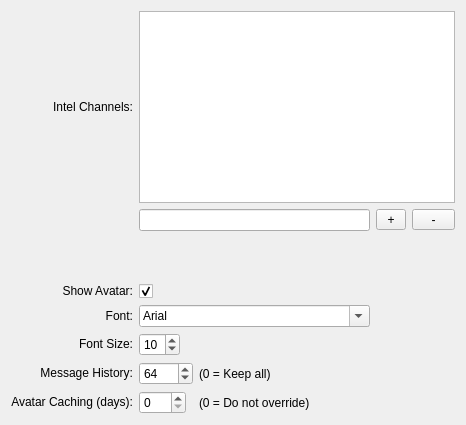
     <widget class="QWidget" name="tabMessages">
      <attribute name="title">
       <string>Messages</string>
      </attribute>
      <layout class="QGridLayout" name="gridLayout_5">
       <item row="5" column="1">
        <widget class="QSpinBox" name="fontSpinBox">
         <property name="sizePolicy">
          <sizepolicy hsizetype="Fixed" vsizetype="Fixed">
           <horstretch>0</horstretch>
           <verstretch>0</verstretch>
          </sizepolicy>
         </property>
         <property name="minimum">
          <number>5</number>
         </property>
         <property name="value">
          <number>10</number>
         </property>
        </widget>
       </item>
       <item row="6" column="1">
        <widget class="QSpinBox" name="historySpinBox">
         <property name="sizePolicy">
          <sizepolicy hsizetype="Fixed" vsizetype="Fixed">
           <horstretch>0</horstretch>
           <verstretch>0</verstretch>
          </sizepolicy>
         </property>
         <property name="maximum">
          <number>9999</number>
         </property>
         <property name="value">
          <number>64</number>
         </property>
        </widget>
       </item>
       <item row="0" column="0">
        <widget class="QLabel" name="label_30">
         <property name="sizePolicy">
          <sizepolicy hsizetype="Expanding" vsizetype="Fixed">
           <horstretch>0</horstretch>
           <verstretch>0</verstretch>
          </sizepolicy>
         </property>
         <property name="text">
          <string>Intel Channels:</string>
         </property>
         <property name="alignment">
          <set>Qt::AlignRight|Qt::AlignTrailing|Qt::AlignVCenter</set>
         </property>
        </widget>
       </item>
       <item row="7" column="1">
        <widget class="QSpinBox" name="avatarBox">
         <property name="sizePolicy">
          <sizepolicy hsizetype="Fixed" vsizetype="Fixed">
           <horstretch>0</horstretch>
           <verstretch>0</verstretch>
          </sizepolicy>
         </property>
         <property name="maximum">
          <number>365</number>
         </property>
        </widget>
       </item>
       <item row="5" column="0">
        <widget class="QLabel" name="labelFontSize">
         <property name="sizePolicy">
          <sizepolicy hsizetype="Expanding" vsizetype="Fixed">
           <horstretch>0</horstretch>
           <verstretch>0</verstretch>
          </sizepolicy>
         </property>
         <property name="text">
          <string>Font Size:</string>
         </property>
         <property name="alignment">
          <set>Qt::AlignRight|Qt::AlignTrailing|Qt::AlignVCenter</set>
         </property>
        </widget>
       </item>
       <item row="7" column="0">
        <widget class="QLabel" name="label_8">
         <property name="sizePolicy">
          <sizepolicy hsizetype="Expanding" vsizetype="Fixed">
           <horstretch>0</horstretch>
           <verstretch>0</verstretch>
          </sizepolicy>
         </property>
         <property name="text">
          <string>Avatar Caching (days):</string>
         </property>
         <property name="alignment">
          <set>Qt::AlignRight|Qt::AlignTrailing|Qt::AlignVCenter</set>
         </property>
        </widget>
       </item>
       <item row="4" column="0">
        <widget class="QLabel" name="labelFontSize_2">
         <property name="sizePolicy">
          <sizepolicy hsizetype="Expanding" vsizetype="Fixed">
           <horstretch>0</horstretch>
           <verstretch>0</verstretch>
          </sizepolicy>
         </property>
         <property name="text">
          <string>Font:</string>
         </property>
         <property name="alignment">
          <set>Qt::AlignRight|Qt::AlignTrailing|Qt::AlignVCenter</set>
         </property>
        </widget>
       </item>
       <item row="1" column="3">
        <layout class="QHBoxLayout" name="horizontalLayout_5">
         <item>
          <widget class="QToolButton" name="addIntelButton">
           <property name="sizePolicy">
            <sizepolicy hsizetype="Expanding" vsizetype="Fixed">
             <horstretch>0</horstretch>
             <verstretch>0</verstretch>
            </sizepolicy>
           </property>
           <property name="minimumSize">
            <size>
             <width>30</width>
             <height>0</height>
            </size>
           </property>
           <property name="text">
            <string>+</string>
           </property>
          </widget>
         </item>
         <item>
          <widget class="QToolButton" name="delIntelButton">
           <property name="sizePolicy">
            <sizepolicy hsizetype="Preferred" vsizetype="Fixed">
             <horstretch>1</horstretch>
             <verstretch>0</verstretch>
            </sizepolicy>
           </property>
           <property name="minimumSize">
            <size>
             <width>30</width>
             <height>0</height>
            </size>
           </property>
           <property name="text">
            <string>-</string>
           </property>
          </widget>
         </item>
        </layout>
       </item>
       <item row="3" column="0">
        <widget class="QLabel" name="labelFontSize_3">
         <property name="sizePolicy">
          <sizepolicy hsizetype="Expanding" vsizetype="Fixed">
           <horstretch>0</horstretch>
           <verstretch>0</verstretch>
          </sizepolicy>
         </property>
         <property name="text">
          <string>Show Avatar:</string>
         </property>
         <property name="alignment">
          <set>Qt::AlignRight|Qt::AlignTrailing|Qt::AlignVCenter</set>
         </property>
        </widget>
       </item>
       <item row="1" column="1" colspan="2">
        <widget class="QLineEdit" name="intelEdit"/>
       </item>
       <item row="3" column="1" colspan="2">
        <widget class="QCheckBox" name="checkAvatar">
         <property name="text">
          <string/>
         </property>
         <property name="checked">
          <bool>true</bool>
         </property>
        </widget>
       </item>
       <item row="0" column="1" colspan="3">
        <widget class="QListWidget" name="intelWidget">
         <property name="selectionMode">
          <enum>QAbstractItemView::MultiSelection</enum>
         </property>
         <property name="sortingEnabled">
          <bool>true</bool>
         </property>
        </widget>
       </item>
       <item row="2" column="1">
        <spacer name="verticalSpacer">
         <property name="orientation">
          <enum>Qt::Vertical</enum>
         </property>
         <property name="sizeType">
          <enum>QSizePolicy::Preferred</enum>
         </property>
         <property name="sizeHint" stdset="0">
          <size>
           <width>17</width>
           <height>47</height>
          </size>
         </property>
        </spacer>
       </item>
       <item row="4" column="1" colspan="2">
        <widget class="QFontComboBox" name="fontComboBox">
         <property name="sizePolicy">
          <sizepolicy hsizetype="Preferred" vsizetype="Fixed">
           <horstretch>1</horstretch>
           <verstretch>0</verstretch>
          </sizepolicy>
         </property>
         <property name="currentText">
          <string>Arial</string>
         </property>
        </widget>
       </item>
       <item row="6" column="0">
        <widget class="QLabel" name="label_5">
         <property name="sizePolicy">
          <sizepolicy hsizetype="Expanding" vsizetype="Fixed">
           <horstretch>0</horstretch>
           <verstretch>0</verstretch>
          </sizepolicy>
         </property>
         <property name="text">
          <string>Message History:</string>
         </property>
         <property name="alignment">
          <set>Qt::AlignRight|Qt::AlignTrailing|Qt::AlignVCenter</set>
         </property>
        </widget>
       </item>
       <item row="6" column="2">
        <widget class="QLabel" name="label_7">
         <property name="text">
          <string>(0 = Keep all)</string>
         </property>
         <property name="alignment">
          <set>Qt::AlignLeading|Qt::AlignLeft|Qt::AlignVCenter</set>
         </property>
        </widget>
       </item>
       <item row="7" column="2">
        <widget class="QLabel" name="label_9">
         <property name="text">
          <string>(0 = Do not override)</string>
         </property>
         <property name="alignment">
          <set>Qt::AlignLeading|Qt::AlignLeft|Qt::AlignVCenter</set>
         </property>
        </widget>
       </item>
      </layout>
     </widget>
